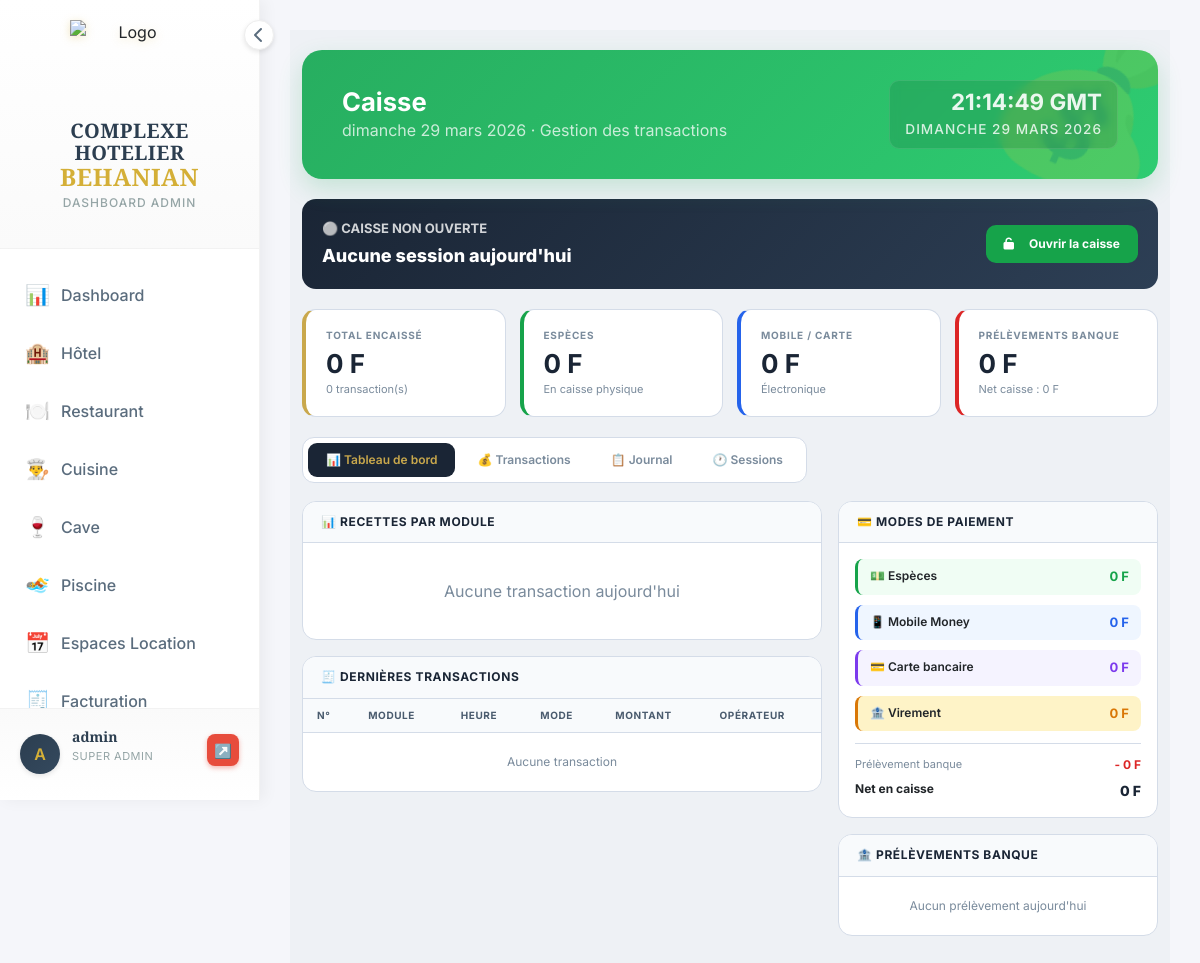
The app's page /caisse/ (signed in), older data.
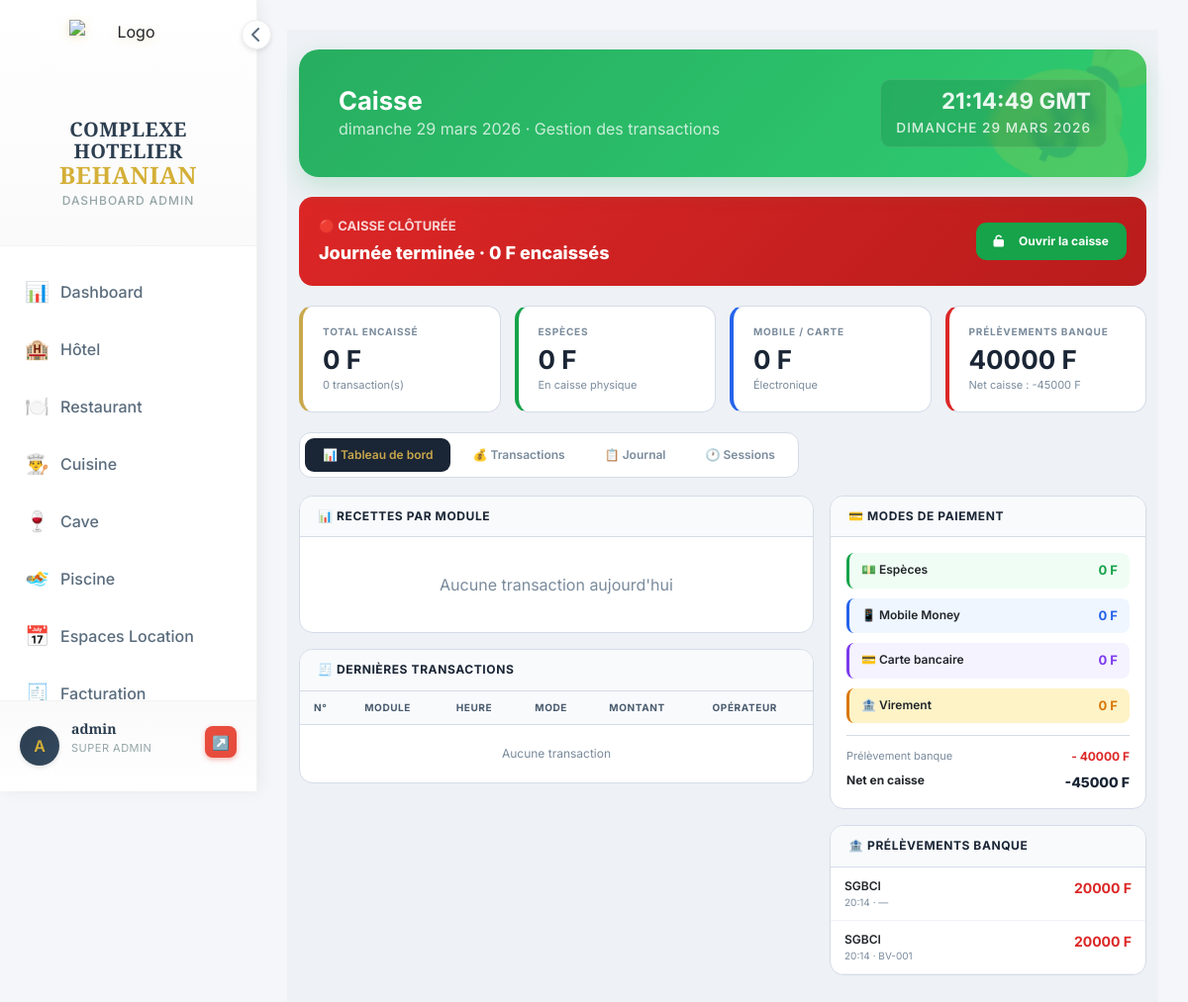
The same page, newer data.
### caisse/models.py (models this page shows, shortened)
class PrelevementBanque(models.Model):
    session     = models.ForeignKey(CaisseSession, on_delete=models.CASCADE, related_name='prelevements', null=True, blank=True)
    montant     = models.DecimalField(max_digits=12, decimal_places=2)
    date        = models.DateTimeField(default=timezone.now)
    banque      = models.CharField(max_length=100, blank=True, help_text="Nom de la banque")
    reference   = models.CharField(max_length=100, blank=True, help_text="N° bordereau")
    notes       = models.TextField(blank=True)
    cree_par    = models.ForeignKey(User, on_delete=models.SET_NULL, null=True)
    valide      = models.BooleanField(default=True)
    class Meta:
        ordering = ['-date']

### caisse/views.py (the view)
# urls.py: path('', views.boite_nuit_index, name='index'),
@require_module_access('caisse')
def index(request):
    today = timezone.now().date()
    is_manager = request.user.groups.filter(name=GROUPE_MANAGER_GENERAL).exists() or request.user.is_superuser
    session_active = CaisseSession.objects.filter(user=request.user, is_open=True).first()
    stats = get_stats_jour(today)
    sessions_jour = CaisseSession.objects.filter(
        opened_at__date=today
    ).select_related('user').order_by('-opened_at')
    mouvements = MouvementCaisse.objects.filter(
        date__date=today, valide=True
    ).select_related('cree_par').order_by('-date')
    prelevements = PrelevementBanque.objects.filter(
        date__date=today, valide=True
    ).select_related('cree_par').order_by('-date')
    context = {
        'today': today,
        'session_active': session_active,
        'is_manager': is_manager,
        'stats': stats,
        'sessions_jour': sessions_jour,
        'mouvements': mouvements,
        'prelevements': prelevements,
    }
    return render(request, 'caisse/index.html', context)

### caisse/models.py (called while the page is built)
    @property
    def duree(self):
        fin = self.closed_at or timezone.now()
        delta = fin - self.opened_at
        h, m = divmod(delta.seconds // 60, 60)
        return f"{h}h{m:02d}"

    @property
    def est_entree(self):
        return self.type in ('encaissement', 'versement', 'fond_caisse', 'ajustement')

### utils/permissions.py (called while the page is built, shortened)
def get_user_groups(user):
    return list(user.groups.values_list('name', flat=True))

def user_has_access(user, module):
    if not user.is_authenticated:
        return False
    if user.is_superuser:
        return True

def require_module_access(module):
    def decorator(view_func):
        @wraps(view_func)
        @login_required
        def wrapper(request, *args, **kwargs):
            if not user_has_access(request.user, module):
                messages.error(request,
                    "Accès refusé — vous n'avez pas les droits pour accéder à ce module.")
                return redirect('dashboard:index')
            return view_func(request, *args, **kwargs)
        return wrapper
    return decorator

### templates/caisse/index.html (shortened to what the changed rows need)
{% extends 'dashboard/base_dashboard.html' %}
{% load static %}
{% block content %}
<div class="cai-body"><div class="container-fluid">
  <div class="header-glam caisse-watermark">
    <div class="header-content">
      <h2 style="font-size:1.6rem;font-weight:700;margin:0">Caisse</h2>
    </div>
  </div>
  {% if session_active %}
  <div class="caisse-status open">
    <div>
      <div style="font-size:13px;font-weight:700;opacity:.8;margin-bottom:4px">🟢 CAISSE OUVERTE</div>
      <div style="font-size:20px;font-weight:800">{{ session_active.user.get_full_name|default:session_active.user.username }}</div>
      <div style="font-size:12px;opacity:.7;margin-top:2px">Depuis {{ session_active.opened_at|date:"H:i" }} · Fond : {{ session_active.fond_caisse|floatformat:0 }} F</div>
    </div>
    <div style="display:flex;gap:10px;flex-wrap:wrap">
      <button class="btn-a btn-or" onclick="ouvrirModal('modalMouvement')"><i class="fas fa-plus-circle"></i> Mouvement</button>
      <button class="btn-a btn-bleu" onclick="ouvrirModal('modalPrelevement')"><i class="fas fa-university"></i> Banque</button>
      <button class="btn-a" style="background:rgba(255,255,255,.2);color:white;border:1px solid rgba(255,255,255,.3)" onclick="ouvrirRapport()"><i class="fas fa-print"></i> Rapport</button>
      <button class="btn-a btn-rouge" onclick="ouvrirModal('modalCloturer')"><i class="fas fa-lock"></i> Clôturer</button>
    </div>
  </div>
  {% else %}
  <div class="caisse-status {% if sessions_jour %}closed{% else %}no-session{% endif %}">
    <div>
      <div style="font-size:13px;font-weight:700;opacity:.8;margin-bottom:4px">
        {% if sessions_jour %}🔴 CAISSE CLÔTURÉE{% else %}⚪ CAISSE NON OUVERTE{% endif %}
      </div>
      <div style="font-size:18px;font-weight:800">
        {% if sessions_jour %}Journée terminée · {{ stats.total|floatformat:0 }} F encaissés{% else %}Aucune session aujourd'hui{% endif %}
      </div>
    </div>
  </div>
  {% endif %}
  <div class="kpi-grid">
    <div class="kpi k-rouge">
      <div class="klbl">Prélèvements banque</div>
      <div class="kval">{{ stats.prelevements|floatformat:0 }} F</div>
      <div class="ksub">Net caisse : {{ stats.net|floatformat:0 }} F</div>
    </div>
  </div>
  <div class="tab-content active" id="content-dashboard">
    <div style="display:grid;grid-template-columns:1fr 320px;gap:16px">
      <div>
        <div class="panel">
          <div style="overflow-x:auto;max-height:380px;overflow-y:auto">
            <table class="tbl">
              <thead><tr><th style="position:sticky;top:0;background:#f8fafc">N°</th><th style="position:sticky;top:0;background:#f8fafc">Module</th><th style="position:sticky;top:0;background:#f8fafc">Heure</th><th style="position:sticky;top:0;background:#f8fafc">Mode</th><th style="position:sticky;top:0;background:#f8fafc">Montant</th><th style="position:sticky;top:0;background:#f8fafc">Opérateur</th></tr></thead>
            </table>
          </div>
        </div>
      </div>
      <div>
        <div class="panel">
          <div style="padding:16px">
            <div style="margin-top:12px;padding-top:12px;border-top:1px solid var(--border)">
              <div style="display:flex;justify-content:space-between">
                <span style="font-size:11px;color:var(--muted)">Prélèvement banque</span>
                <span style="font-size:12px;color:#dc2626;font-weight:700">- {{ stats.prelevements|floatformat:0 }} F</span>
              </div>
              <div style="display:flex;justify-content:space-between;margin-top:6px">
                <span style="font-size:12px;font-weight:700">Net en caisse</span>
                <span style="font-size:14px;font-weight:800;color:var(--dark)">{{ stats.net|floatformat:0 }} F</span>
              </div>
            </div>
          </div>
        </div>
        <div class="panel">
          <div class="ph">
            <h3>🏦 Prélèvements banque</h3>
          </div>
          {% for p in prelevements %}
          <div style="padding:10px 14px;border-bottom:1px solid #f0f3f7;display:flex;justify-content:space-between">
            <div>
              <div style="font-size:12px;font-weight:600">{{ p.banque|default:"Banque" }}</div>
              <div style="font-size:10px;color:var(--muted)">{{ p.date|date:"H:i" }} · {{ p.reference|default:"—" }}</div>
            </div>
            <div style="font-size:14px;font-weight:700;color:#dc2626">{{ p.montant|floatformat:0 }} F</div>
          </div>
          {% empty %}
          <div style="padding:20px;text-align:center;color:var(--muted);font-size:12px">Aucun prélèvement aujourd'hui</div>
          {% endfor %}
        </div>
      </div>
    </div>
  </div>
</div></div>
{% endblock %}

Row changes from the older to the newer data that the page shows:
added PrelevementBanque: banque "SGBCI", date "20:14", reference "—", montant "20000"
added PrelevementBanque: banque "SGBCI", date "20:14", reference "BV-001", montant "20000"
Text that changed along with them:
{{ stats.total|floatformat:0 }}: (not shown) → "0"
{{ stats.prelevements|floatformat:0 }}: "0" → "40000"
{{ stats.net|floatformat:0 }}: "0" → "-45000"
text no longer shown: "⚪ CAISSE NON OUVERTE Aucune session aujourd'hui Aucun prélèvement aujourd'hui"
text now shown: "🔴 CAISSE CLÔTURÉE Journée terminée · F encaissés"
